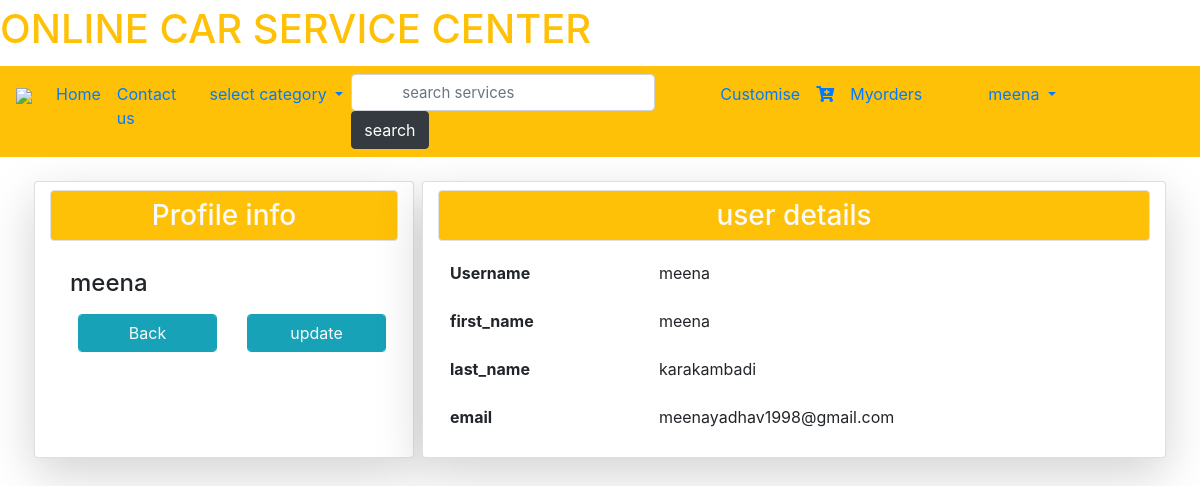
Screenshot of /profile/ (signed in) with the database file from the repository.
### service/models.py (models this page shows)
class User(AbstractUser):
	t = (
		(1,'owner'),
		(2,'customer'),
		(3,'Anonymous'),
		)
	role = models.IntegerField(default=3,choices=t)
	g=[('M',"Male"),('F','Female')]
	age=models.IntegerField(default=10)
	impf=models.ImageField(upload_to='Profiles/',default="Note.jpg")
	gender=models.CharField(max_length=10,choices=g)
	first_name=models.CharField(max_length=100)
	last_name=models.CharField(max_length=100)
	car_regno=models.CharField(max_length=20)
	phno=models.CharField(null='True',max_length=30)
	address=models.TextField(null='True')
	city=models.CharField(max_length=30,null='True')
	state=models.CharField(max_length=40,null='True')
	pin=models.IntegerField(null='True')
	nameoncard=models.CharField(max_length=30,null='True')
	creditcardnumber=models.IntegerField(null='True')
	Expyear=models.DateField(null='True')
	expmonth=models.CharField(max_length=20,null='True')
	cvv=models.IntegerField(null='True')
	date=models.DateField(null='True')

### service/views.py (the view)
# urls.py: path('profile/',views.profile,name='pro'),
def profile(req):
	return render(req,'services/profile.html')

### service/templates/services/profile.html (shortened to what this page needs)
{% extends 'services/base.html' %}
{% block content %}
{% load static %}
<div class="container">
	<div class="row">
		<div class="col-md-4 h-20 mt-4 card shadow-lg mx-1">
			<h3 class="p-2 bg-warning text-center text-light border rounded my-2">Profile info</h3>
			<div class="card-body">
				<h4>{{user.username}}</h4>
				<div class="row">
					<div class="col">
						<a href="{% url 'dsh' %}" class="form-control m-2 btn btn-info text-light">Back</a>
					</div>
					<div class="col">
						<a href="{% url 'upf' %}" class="form-control m-2 btn btn-info text-light">update</a>
					</div>
				</div>
			</div>
		</div>
		<div class="col-md mt-4 card mx-1 shadow-lg">
			<h3 class="p-2 bg-warning text-center text-light border rounded my-2">user details</h3>
			<table class="table table-borderless">
				<tr>
					<th>Username</th>
					<td>{{user.username}}</td>
				</tr>
				<tr>
				<th>first_name</th>
					<td>{{user.first_name}}</td>
				</tr>
				<tr>
				<th>last_name</th>
					<td>{{user.last_name}}</td>
				</tr>
				<tr>
				<th>email</th>
					<td>{{user.email}}</td>
				</tr>
			</table>
		</div>
	</div>
</div>
{% endblock %}

### service/templates/services/navbar.html (shortened to what this page needs)
{% load static %}
 <a class="navbar-brand" href="#">
    <h1 class="text-warning" align="center">ONLINE CAR SERVICE CENTER</h1>
  </a>
<nav class="navbar navbar-expand-sm bg-warning navbar-warning">
  <div class="collapse navbar-collapse" id="collapsibleNavbar">
    <ul class="navbar-nav">
      <a class="navbar-brand" href="#">
    <img src="{% static 'images/car.png' %}"  style="width:40px;">
  </a>
      {% if not user.is_authenticated %}
      <li class="nav-item">
        <a class="nav-link" href="{% url 'home' %}">Home</a>
      </li>
      </li>
      <li class="nav-item">
        <a class="nav-link" href="{% url 'cn' %}">Contact us</a>
      </li>
       {% elif user.role == 2 %}
      <li class="nav-item">
        <a class="nav-link" href="{% url 'home' %}">Home</a>
      </li>
      <li class="nav-item">
        <a class="nav-link" href="{% url 'cn' %}">Contact us</a>
      </li>
      <li class="dropdown">
        <a type="button" class="nav-link dropdown-toggle" data-toggle="dropdown">select category
        </a>
      </li>
     <form class="form-inline four" action="/search">
          <input class="form-control" name="q" placeholder="search services" type="search" aria-label="search" style="padding-left: 50px;font-size: 15px" >
          <button class="btn btn-dark my-2 my-sm-0" type="submit" >search</button>
        </form>
      <li class="nav-item">
        <a class="nav-link" href="{% url 'custom' %}">Customise</a>
      </li>
      <ul class="navbar-nav ml-auto" style="margin-right:50px">
      <li class="nav-item">
        <a class="nav-link" href="{% url 'cartdetails' %}">{{count}}<i class="fas fa-cart-plus"></i></a>
      </li>
      <li class="nav-item">
        <a class="nav-link" href="{% url 'myorders' %}">Myorders</a>
      </li>
    </ul>
        <li class="dropdown">
  <a type="button" class="nav-link dropdown-toggle" data-toggle="dropdown">
    {{user.username}}
  </a>
</li>
      {% endif %}
    </ul>
  </div>
</nav>

### rows the page displays
User: username "meena", first_name "meena", last_name "karakambadi", email "meenayadhav1998@gmail.com"
